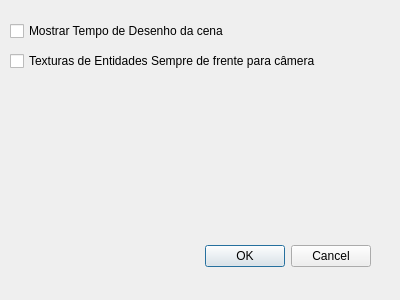
<?xml version="1.0" encoding="UTF-8"?>
<ui version="4.0">
 <class>ifg::qt::DialogoOpcoes</class>
 <widget class="QDialog" name="ifg::qt::DialogoOpcoes">
  <property name="geometry">
   <rect>
    <x>0</x>
    <y>0</y>
    <width>400</width>
    <height>300</height>
   </rect>
  </property>
  <property name="windowTitle">
   <string>Dialog</string>
  </property>
  <widget class="QDialogButtonBox" name="buttonBox">
   <property name="geometry">
    <rect>
     <x>30</x>
     <y>240</y>
     <width>341</width>
     <height>32</height>
    </rect>
   </property>
   <property name="orientation">
    <enum>Qt::Horizontal</enum>
   </property>
   <property name="standardButtons">
    <set>QDialogButtonBox::Cancel|QDialogButtonBox::Ok</set>
   </property>
  </widget>
  <widget class="QCheckBox" name="checkbox_mostrar_fps">
   <property name="geometry">
    <rect>
     <x>10</x>
     <y>20</y>
     <width>271</width>
     <height>22</height>
    </rect>
   </property>
   <property name="text">
    <string>Mostrar Tempo de Desenho da cena</string>
   </property>
  </widget>
  <widget class="QCheckBox" name="checkbox_texturas_sempre_de_frente">
   <property name="geometry">
    <rect>
     <x>10</x>
     <y>50</y>
     <width>321</width>
     <height>22</height>
    </rect>
   </property>
   <property name="text">
    <string>Texturas de Entidades Sempre de frente para câmera</string>
   </property>
  </widget>
 </widget>
 <resources/>
 <connections>
  <connection>
   <sender>buttonBox</sender>
   <signal>accepted()</signal>
   <receiver>ifg::qt::DialogoOpcoes</receiver>
   <slot>accept()</slot>
   <hints>
    <hint type="sourcelabel">
     <x>248</x>
     <y>254</y>
    </hint>
    <hint type="destinationlabel">
     <x>157</x>
     <y>274</y>
    </hint>
   </hints>
  </connection>
  <connection>
   <sender>buttonBox</sender>
   <signal>rejected()</signal>
   <receiver>ifg::qt::DialogoOpcoes</receiver>
   <slot>reject()</slot>
   <hints>
    <hint type="sourcelabel">
     <x>316</x>
     <y>260</y>
    </hint>
    <hint type="destinationlabel">
     <x>286</x>
     <y>274</y>
    </hint>
   </hints>
  </connection>
 </connections>
</ui>
